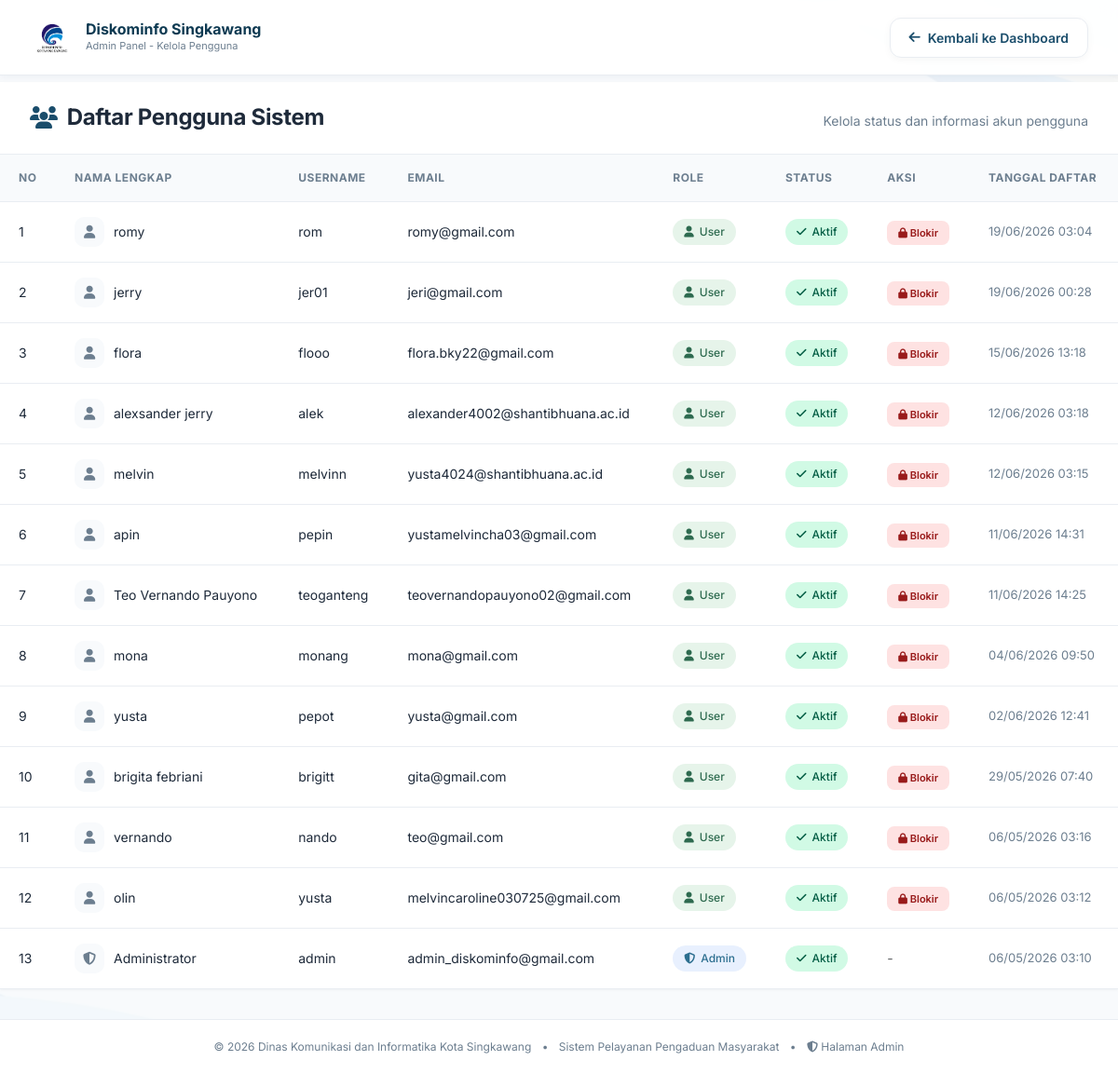
/users.php (signed in), run on the app's committed database.
### tables this page shows
CREATE TABLE `users` (
  `id` int NOT NULL,
  `nama` varchar(100) NOT NULL,
  `username` varchar(50) NOT NULL,
  `email` varchar(100) NOT NULL,
  `no_hp` varchar(20) DEFAULT NULL,
  `password` varchar(255) NOT NULL,
  `role` enum('admin','user') DEFAULT 'user',
  `created_at` timestamp NOT NULL DEFAULT CURRENT_TIMESTAMP,
  `status` enum('aktif','blokir') DEFAULT 'aktif'
);

### users.php (the view, shortened to what this page needs)
<?php
include "../config.php";
$data = mysqli_query($conn,"SELECT * FROM users ORDER BY id DESC");
?>
<!DOCTYPE html>
<html lang="id">
<head>
    <link href="https://cdn.jsdelivr.net/npm/bootstrap@5.3.2/dist/css/bootstrap.min.css" rel="stylesheet">
    <link rel="stylesheet" href="https://cdnjs.cloudflare.com/ajax/libs/font-awesome/6.5.1/css/all.min.css">
</head>
<body>
<div class="top-nav">
    <div class="logo-area">
        <img src="../assets/logo.jpg" alt="Logo Diskominfo" class="logo-img">
        <div class="logo-text">
            <h4>Diskominfo Singkawang</h4>
            <p>Admin Panel - Kelola Pengguna</p>
        </div>
    </div>
    <a href="dashboard.php" class="back-btn">
        <i class="fas fa-arrow-left"></i> Kembali ke Dashboard
    </a>
</div>
<div class="container-custom">
    <div class="card">
        <div class="card-header-custom">
            <h4>
                <i class="fas fa-users" style="color: var(--primary);"></i>
                Daftar Pengguna Sistem
            </h4>
            <p>Kelola status dan informasi akun pengguna</p>
        </div>
        <div class="card-body-custom">
            <div class="table-container">
                <table class="table-custom">
                    <thead>
                        <tr>
                            <th style="width: 60px;">No</th>
                            <th>Nama Lengkap</th>
                            <th>Username</th>
                            <th>Email</th>
                            <th>Role</th>
                            <th>Status</th>
                            <th>Aksi</th>
                            <th>Tanggal Daftar</th>
                        </tr>
                    </thead>
                    <tbody>
                        <?php
                        $no = 1;
                        if(mysqli_num_rows($data) > 0):
                            while($row = mysqli_fetch_assoc($data)):
                                $role_class = ($row['role'] == 'admin') ? 'role-admin' : 'role-user';
                                $role_icon = ($row['role'] == 'admin') ? 'fa-shield-alt' : 'fa-user';
                                $status_class = ($row['status'] == 'aktif') ? 'status-aktif' : 'status-blokir';
                                $status_text = ($row['status'] == 'aktif') ? 'Aktif' : 'Diblokir';
                                if($row['role'] != 'admin'){
                                    if($row['status'] == 'aktif'){
                                        $tombol = '<a href="users.php?aksi=blokir&id='.$row['id'].'" class="btn-aksi btn-blokir"><i class="fas fa-lock"></i> Blokir</a>';
                                    } else {
                                        $tombol = '<a href="users.php?aksi=buka_blokir&id='.$row['id'].'" class="btn-aksi btn-buka"><i class="fas fa-unlock"></i> Buka</a>';
                                    }
                                } else {
                                    $tombol = '<span class="text-muted">-</span>';
                                }
                        ?>
                        <tr>
                            <td><?= $no++ ?></td>
                            <td>
                                <div style="display: flex; align-items: center; gap: 10px;">
                                    <div style="width: 32px; height: 32px; background: var(--gray-bg); border-radius: 10px; display: flex; align-items: center; justify-content: center;">
                                        <i class="fas <?= $role_icon ?>" style="font-size: 14px; color: var(--text-muted);"></i>
                                    </div>
                                    <?= htmlspecialchars($row['nama']) ?>
                                </div>
                            </td>
                            <td><?= htmlspecialchars($row['username']) ?></td>
                            <td><?= htmlspecialchars($row['email']) ?></td>
                            <td>
                                <span class="role-badge <?= $role_class ?>">
                                    <i class="fas <?= $role_icon ?>"></i>
                                    <?= ucfirst($row['role']) ?>
                                </span>
                            </td>
                            <td>
                                <span class="status-badge <?= $status_class ?>">
                                    <i class="fas <?= ($row['status'] == 'aktif') ? 'fa-check' : 'fa-ban' ?>"></i>
                                    <?= $status_text ?>
                                </span>
                            </td>
                            <td><?= $tombol ?></td>
                            <td style="color: var(--text-muted); font-size: 13px;">
                                <?= date('d/m/Y H:i', strtotime($row['created_at'])) ?>
                            </td>
                        </tr>
                        <?php
                            endwhile;
                        endif; ?>
                    </tbody>
                </table>
            </div>
        </div>
    </div>
    <div class="footer">
        <span>© <?= date('Y') ?> Dinas Komunikasi dan Informatika Kota Singkawang</span>
        <span style="margin: 0 8px;">•</span>
        <span>Sistem Pelayanan Pengaduan Masyarakat</span>
        <span style="margin: 0 8px;">•</span>
        <span><i class="fas fa-shield-alt"></i> Halaman Admin</span>
    </div>
</div>
</body>
</html>

### users.php (style rules this page uses)
:root { --primary: #1a4d6b; --primary-dark: #0e3a52; --primary-light: #2c6e8f; --success: #2d6a4f; --warning: #b8680c; --danger: #9d2a2a; --gray-bg: #f8fafc; --white: #ffffff; --text-dark: #1e2a3a; --text-muted: #6c7e8f; --border: #e9edf2; }
* { margin: 0; padding: 0; box-sizing: border-box; }
body { font-family: 'Inter', 'Segoe UI', sans-serif; background-image: url('../assets/bck.jpg'); background-size: cover; background-position: center; background-attachment: fixed; background-repeat: no-repeat; min-height: 100vh; position: relative; display: flex; flex-direction: column; padding-top: 88px; }
body::before { content: ''; position: fixed; top: 0; left: 0; right: 0; bottom: 0; background: rgba(248, 250, 252, 0.94); z-index: -1; }
.top-nav { width: 100%; padding: 16px 32px; display: flex; justify-content: space-between; align-items: center; position: fixed; top: 0; left: 0; z-index: 999; background: rgba(255, 255, 255, 0.95); backdrop-filter: blur(8px); border-bottom: 1px solid var(--border); box-shadow: 0 2px 8px rgba(13,46,94,0.05); }
.logo-area { display: flex; align-items: center; gap: 12px; }
.logo-img { height: 48px; width: auto; }
.logo-text h4 { font-size: 16px; font-weight: 700; color: var(--primary-dark); margin: 0; line-height: 1.2; }
.logo-text p { font-size: 11px; color: var(--text-muted); margin: 0; }
.back-btn { background: var(--white); border: 1.5px solid var(--border); color: var(--primary); padding: 10px 20px; border-radius: 12px; text-decoration: none; font-weight: 600; font-size: 14px; display: inline-flex; align-items: center; gap: 8px; box-shadow: 0 2px 8px rgba(0,0,0,0.04); transition: all 0.2s; }
.container-custom { width: 100% !important; max-width: 100% !important; margin: 0 !important; padding: 0 !important; flex: 1; }
.card { background: var(--white); border: none; border-radius: 0; box-shadow: 0 1px 3px rgba(0, 0, 0, 0.04); transition: all 0.3s; overflow: hidden; width: 100% !important; margin: 0 0 32px 0 !important; }
.card-header-custom { padding: 24px 32px; border-bottom: 1px solid var(--border); background: var(--white); width: 100%; display: flex; align-items: center; justify-content: space-between; flex-wrap: wrap; gap: 12px; }
.card-header-custom h4 { font-weight: 700; color: var(--text-dark); margin: 0; letter-spacing: -0.3px; display: flex; align-items: center; gap: 10px; }
.card-header-custom p { color: var(--text-muted); font-size: 14px; margin-top: 6px; margin-bottom: 0; }
.card-body-custom { padding: 0; width: 100%; }
.table-container { overflow-x: auto; width: 100% !important; }
.table-custom { width: 100% !important; border-collapse: separate; border-spacing: 0; }
.table-custom thead th { background: var(--gray-bg); padding: 16px 20px; font-size: 12px; font-weight: 700; text-transform: uppercase; letter-spacing: 0.5px; color: var(--text-muted); border-bottom: 1px solid var(--border); }
.table-custom thead th:first-child, .table-custom thead th:last-child { border-radius: 0; }
.table-custom tbody td { padding: 16px 20px; font-size: 14px; color: var(--text-dark); border-bottom: 1px solid var(--border); vertical-align: middle; }
.role-badge, .status-badge { display: inline-flex; align-items: center; gap: 6px; padding: 5px 12px; border-radius: 40px; font-size: 12px; font-weight: 500; }
.role-admin { background: #e8f0fe; color: var(--primary-light); }
.role-user { background: #e6f4ea; color: var(--success); }
.status-aktif { background: #d1fae5; color: #065f46; }
.btn-aksi { padding: 6px 12px; border-radius: 8px; font-size: 11px; font-weight: 600; text-decoration: none; border: none; cursor: pointer; transition: all 0.2s; }
.btn-blokir { background: #fee2e2; color: #991b1b; }
.footer { width: 100% !important; margin: 0; padding: 20px 24px; background: var(--white); border-radius: 0; text-align: center; font-size: 12px; color: var(--text-muted); border: none; border-top: 1px solid var(--border); }

### data on the page
users: nama "romy", username "rom", email "romy@gmail.com", role "User", status "Aktif", created_at "19/06/2026 03:04"
users: nama "jerry", username "jer01", email "jeri@gmail.com", role "User", status "Aktif", created_at "19/06/2026 00:28"
users: nama "flora", username "flooo", email "flora.bky22@gmail.com", role "User", status "Aktif", created_at "15/06/2026 13:18"
users: nama "alexsander jerry", username "alek", email "alexander4002@shantibhuana.ac.id", role "User", status "Aktif", created_at "12/06/2026 03:18"
users: nama "melvin", username "melvinn", email "yusta4024@shantibhuana.ac.id", role "User", status "Aktif", created_at "12/06/2026 03:15"
users: nama "apin", username "pepin", email "yustamelvincha03@gmail.com", role "User", status "Aktif", created_at "11/06/2026 14:31"
users: nama "Teo Vernando Pauyono", username "teoganteng", email "teovernandopauyono02@gmail.com", role "User", status "Aktif", created_at "11/06/2026 14:25"
users: nama "mona", username "monang", email "mona@gmail.com", role "User", status "Aktif", created_at "04/06/2026 09:50"
users: nama "yusta", username "pepot", email "yusta@gmail.com", role "User", status "Aktif", created_at "02/06/2026 12:41"
users: nama "brigita febriani", username "brigitt", email "gita@gmail.com", role "User", status "Aktif", created_at "29/05/2026 07:40"
users: nama "vernando", username "nando", email "teo@gmail.com", role "User", status "Aktif", created_at "06/05/2026 03:16"
users: nama "olin", username "yusta", email "melvincaroline030725@gmail.com", role "User", status "Aktif", created_at "06/05/2026 03:12"
users: nama "Administrator", username "admin", email "admin_diskominfo@gmail.com", role "Admin", status "Aktif", created_at "06/05/2026 03:10"
